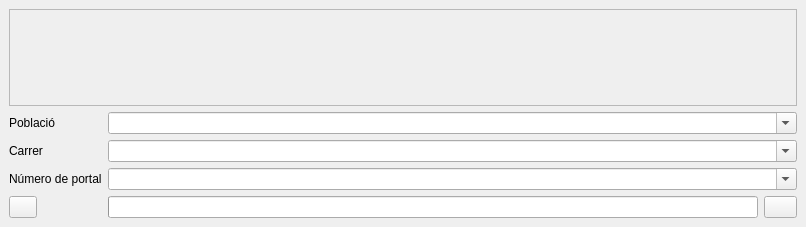

<ui version="4.0">
 <class>CercaAdrecesMunicipalsDialog</class>
 <widget class="QDockWidget" name="CercaAdrecesMunicipalsDialog">
  <property name="geometry">
   <rect>
    <x>0</x>
    <y>0</y>
    <width>806</width>
    <height>227</height>
   </rect>
  </property>
  <property name="sizePolicy">
   <sizepolicy hsizetype="Preferred" vsizetype="Maximum">
    <horstretch>0</horstretch>
    <verstretch>0</verstretch>
   </sizepolicy>
  </property>
  <property name="windowTitle">
   <string>CercaAdrecesMunicipals</string>
  </property>
  <widget class="QWidget" name="contents">
   <layout class="QVBoxLayout" name="verticalLayout">
    <item>
     <widget class="QgsMessageBar" name="messageBar">
      <property name="frameShape">
       <enum>QFrame::StyledPanel</enum>
      </property>
      <property name="frameShadow">
       <enum>QFrame::Raised</enum>
      </property>
     </widget>
    </item>
    <item>
     <layout class="QGridLayout" name="gridLayout">
      <item column="0" row="3">
       <widget class="QPushButton" name="deleteButton">
        <property name="minimumSize">
         <size>
          <width>28</width>
          <height>0</height>
         </size>
        </property>
        <property name="maximumSize">
         <size>
          <width>28</width>
          <height>16777215</height>
         </size>
        </property>
        <property name="icon">
         <iconset>
          <normaloff>icon/Paperera.png</normaloff>icon/Paperera.png</iconset>
        </property>
       </widget>
      </item>
      <item column="0" row="0">
       <widget class="QLabel" name="label">
        <property name="text">
         <string>Població</string>
        </property>
       </widget>
      </item>
      <item column="0" row="1">
       <widget class="QLabel" name="label_2">
        <property name="text">
         <string>Carrer</string>
        </property>
       </widget>
      </item>
      <item column="2" row="3">
       <widget class="QPushButton" name="searchButton">
        <property name="minimumSize">
         <size>
          <width>33</width>
          <height>0</height>
         </size>
        </property>
        <property name="maximumSize">
         <size>
          <width>33</width>
          <height>16777215</height>
         </size>
        </property>
        <property name="icon">
         <iconset>
          <normaloff>resources/icons/CercaLocal.png</normaloff>resources/icons/CercaLocal.png</iconset>
        </property>
       </widget>
      </item>
      <item column="1" row="3">
       <widget class="QProgressBar" name="progressBar">
        <property name="sizePolicy">
         <sizepolicy hsizetype="Expanding" vsizetype="Fixed">
          <horstretch>0</horstretch>
          <verstretch>0</verstretch>
         </sizepolicy>
        </property>
        <property name="minimumSize">
         <size>
          <width>226</width>
          <height>0</height>
         </size>
        </property>
        <property name="value">
         <number>0</number>
        </property>
        <property name="alignment">
         <set>Qt::AlignCenter</set>
        </property>
        <property name="textVisible">
         <bool>false</bool>
        </property>
       </widget>
      </item>
      <item column="0" row="2">
       <widget class="QLabel" name="label_3">
        <property name="text">
         <string>Número de portal</string>
        </property>
       </widget>
      </item>
      <item colspan="2" column="1" row="0">
       <widget class="QComboBox" name="cb_poblacio">
        <property name="editable">
         <bool>true</bool>
        </property>
       </widget>
      </item>
      <item colspan="2" column="1" row="1">
       <widget class="QComboBox" name="cb_carrer">
        <property name="editable">
         <bool>true</bool>
        </property>
       </widget>
      </item>
      <item colspan="2" column="1" row="2">
       <widget class="QComboBox" name="cb_portal">
        <property name="editable">
         <bool>true</bool>
        </property>
       </widget>
      </item>
     </layout>
    </item>
   </layout>
  </widget>
 </widget>
 <customwidgets>
  <customwidget>
   <class>QgsMessageBar</class>
   <extends>QFrame</extends>
   <header>qgis.gui</header>
   <container>1</container>
  </customwidget>
 </customwidgets>
 <resources/>
 <connections/>
</ui>
